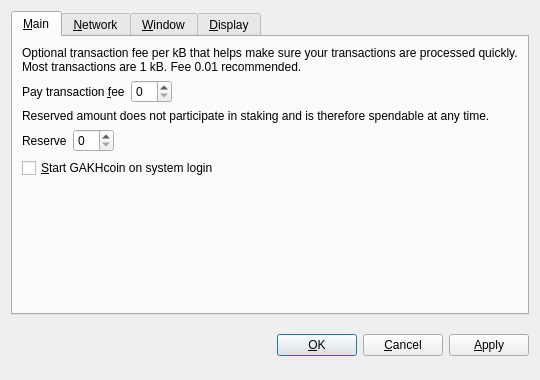
<?xml version="1.0" encoding="UTF-8"?>
<ui version="4.0">
 <class>OptionsDialog</class>
 <widget class="QDialog" name="OptionsDialog">
  <property name="geometry">
   <rect>
    <x>0</x>
    <y>0</y>
    <width>540</width>
    <height>380</height>
   </rect>
  </property>
  <property name="windowTitle">
   <string>Options</string>
  </property>
  <property name="modal">
   <bool>true</bool>
  </property>
  <layout class="QVBoxLayout" name="verticalLayout">
   <item>
    <widget class="QTabWidget" name="tabWidget">
     <property name="tabPosition">
      <enum>QTabWidget::North</enum>
     </property>
     <property name="currentIndex">
      <number>0</number>
     </property>
     <widget class="QWidget" name="tabMain">
      <attribute name="title">
       <string>&amp;Main</string>
      </attribute>
      <layout class="QVBoxLayout" name="verticalLayout_Main">
       <item>
        <widget class="QLabel" name="transactionFeeInfoLabel">
         <property name="text">
          <string>Optional transaction fee per kB that helps make sure your transactions are processed quickly. Most transactions are 1 kB. Fee 0.01 recommended.</string>
         </property>
         <property name="textFormat">
          <enum>Qt::PlainText</enum>
         </property>
         <property name="wordWrap">
          <bool>true</bool>
         </property>
        </widget>
       </item>
       <item>
        <layout class="QHBoxLayout" name="horizontalLayoutFee">
         <item>
          <widget class="QLabel" name="transactionFeeLabel">
           <property name="text">
            <string>Pay transaction &amp;fee</string>
           </property>
           <property name="textFormat">
            <enum>Qt::PlainText</enum>
           </property>
           <property name="buddy">
            <cstring>transactionFee</cstring>
           </property>
          </widget>
         </item>
         <item>
          <widget class="BitcoinAmountField" name="transactionFee"/>
         </item>
         <item>
          <spacer name="horizontalSpacerFee">
           <property name="orientation">
            <enum>Qt::Horizontal</enum>
           </property>
           <property name="sizeHint" stdset="0">
            <size>
             <width>40</width>
             <height>20</height>
            </size>
           </property>
          </spacer>
         </item>
        </layout>
       </item>
       <item>
        <widget class="QLabel" name="reserveBalanceInfoLabel">
         <property name="text">
          <string>Reserved amount does not participate in staking and is therefore spendable at any time.</string>
         </property>
         <property name="textFormat">
          <enum>Qt::PlainText</enum>
         </property>
         <property name="wordWrap">
          <bool>true</bool>
         </property>
        </widget>
       </item>
       <item>
        <layout class="QHBoxLayout" name="horizontalLayoutReserveBalance">
         <item>
          <widget class="QLabel" name="reserveBalanceLabel">
           <property name="text">
            <string>Reserve</string>
           </property>
           <property name="textFormat">
            <enum>Qt::PlainText</enum>
           </property>
           <property name="buddy">
            <cstring>reserveBalance</cstring>
           </property>
          </widget>
         </item>
         <item>
          <widget class="BitcoinAmountField" name="reserveBalance"/>
         </item>
         <item>
          <spacer name="horizontalSpacerReserveBalance">
           <property name="orientation">
            <enum>Qt::Horizontal</enum>
           </property>
           <property name="sizeHint" stdset="0">
            <size>
             <width>40</width>
             <height>20</height>
            </size>
           </property>
          </spacer>
         </item>
        </layout>
       </item>
       <item>
        <widget class="QCheckBox" name="bitcoinAtStartup">
         <property name="toolTip">
          <string>Automatically start GAKHcoin after logging in to the system.</string>
         </property>
         <property name="text">
          <string>&amp;Start GAKHcoin on system login</string>
         </property>
        </widget>
       </item>
       <item>
        <spacer name="verticalSpacer_Main">
         <property name="orientation">
          <enum>Qt::Vertical</enum>
         </property>
         <property name="sizeHint" stdset="0">
          <size>
           <width>20</width>
           <height>40</height>
          </size>
         </property>
        </spacer>
       </item>
      </layout>
     </widget>
     <widget class="QWidget" name="tabNetwork">
      <attribute name="title">
       <string>&amp;Network</string>
      </attribute>
      <layout class="QVBoxLayout" name="verticalLayout_Network">
       <item>
        <widget class="QCheckBox" name="mapPortUpnp">
         <property name="toolTip">
          <string>Automatically open the GAKHcoin client port on the router. This only works when your router supports UPnP and it is enabled.</string>
         </property>
         <property name="text">
          <string>Map port using &amp;UPnP</string>
         </property>
        </widget>
       </item>
       <item>
        <widget class="QCheckBox" name="connectSocks">
         <property name="toolTip">
          <string>Connect to the GAKHcoin network through a SOCKS proxy (e.g. when connecting through Tor).</string>
         </property>
         <property name="text">
          <string>&amp;Connect through SOCKS proxy:</string>
         </property>
        </widget>
       </item>
       <item>
        <layout class="QHBoxLayout" name="horizontalLayout_Network">
         <item>
          <widget class="QLabel" name="proxyIpLabel">
           <property name="text">
            <string>Proxy &amp;IP:</string>
           </property>
           <property name="textFormat">
            <enum>Qt::PlainText</enum>
           </property>
           <property name="buddy">
            <cstring>proxyIp</cstring>
           </property>
          </widget>
         </item>
         <item>
          <widget class="QValidatedLineEdit" name="proxyIp">
           <property name="maximumSize">
            <size>
             <width>140</width>
             <height>16777215</height>
            </size>
           </property>
           <property name="toolTip">
            <string>IP address of the proxy (e.g. 127.0.0.1)</string>
           </property>
          </widget>
         </item>
         <item>
          <widget class="QLabel" name="proxyPortLabel">
           <property name="text">
            <string>&amp;Port:</string>
           </property>
           <property name="textFormat">
            <enum>Qt::PlainText</enum>
           </property>
           <property name="buddy">
            <cstring>proxyPort</cstring>
           </property>
          </widget>
         </item>
         <item>
          <widget class="QLineEdit" name="proxyPort">
           <property name="maximumSize">
            <size>
             <width>55</width>
             <height>16777215</height>
            </size>
           </property>
           <property name="toolTip">
            <string>Port of the proxy (e.g. 9050)</string>
           </property>
          </widget>
         </item>
         <item>
          <widget class="QLabel" name="socksVersionLabel">
           <property name="text">
            <string>SOCKS &amp;Version:</string>
           </property>
           <property name="textFormat">
            <enum>Qt::PlainText</enum>
           </property>
           <property name="buddy">
            <cstring>socksVersion</cstring>
           </property>
          </widget>
         </item>
         <item>
          <widget class="QValueComboBox" name="socksVersion">
           <property name="toolTip">
            <string>SOCKS version of the proxy (e.g. 5)</string>
           </property>
          </widget>
         </item>
         <item>
          <spacer name="horizontalSpacer_Network">
           <property name="orientation">
            <enum>Qt::Horizontal</enum>
           </property>
           <property name="sizeHint" stdset="0">
            <size>
             <width>40</width>
             <height>20</height>
            </size>
           </property>
          </spacer>
         </item>
        </layout>
       </item>
       <item>
        <spacer name="verticalSpacer_Network">
         <property name="orientation">
          <enum>Qt::Vertical</enum>
         </property>
         <property name="sizeHint" stdset="0">
          <size>
           <width>20</width>
           <height>40</height>
          </size>
         </property>
        </spacer>
       </item>
      </layout>
     </widget>
     <widget class="QWidget" name="tabWindow">
      <attribute name="title">
       <string>&amp;Window</string>
      </attribute>
      <layout class="QVBoxLayout" name="verticalLayout_Window">
       <item>
        <widget class="QCheckBox" name="minimizeToTray">
         <property name="toolTip">
          <string>Show only a tray icon after minimizing the window.</string>
         </property>
         <property name="text">
          <string>&amp;Minimize to the tray instead of the taskbar</string>
         </property>
        </widget>
       </item>
       <item>
        <widget class="QCheckBox" name="minimizeOnClose">
         <property name="toolTip">
          <string>Minimize instead of exit the application when the window is closed. When this option is enabled, the application will be closed only after selecting Quit in the menu.</string>
         </property>
         <property name="text">
          <string>M&amp;inimize on close</string>
         </property>
        </widget>
       </item>
       <item>
        <spacer name="verticalSpacer_Window">
         <property name="orientation">
          <enum>Qt::Vertical</enum>
         </property>
         <property name="sizeHint" stdset="0">
          <size>
           <width>20</width>
           <height>40</height>
          </size>
         </property>
        </spacer>
       </item>
      </layout>
     </widget>
     <widget class="QWidget" name="tabDisplay">
      <attribute name="title">
       <string>&amp;Display</string>
      </attribute>
      <layout class="QVBoxLayout" name="verticalLayout_Display">
       <item>
        <layout class="QHBoxLayout" name="horizontalLayout_1_Display">
         <item>
          <widget class="QLabel" name="langLabel">
           <property name="text">
            <string>User Interface &amp;language:</string>
           </property>
           <property name="textFormat">
            <enum>Qt::PlainText</enum>
           </property>
           <property name="buddy">
            <cstring>lang</cstring>
           </property>
          </widget>
         </item>
         <item>
          <widget class="QValueComboBox" name="lang">
           <property name="toolTip">
            <string>The user interface language can be set here. This setting will take effect after restarting GAKHcoin.</string>
           </property>
          </widget>
         </item>
        </layout>
       </item>
       <item>
        <layout class="QHBoxLayout" name="horizontalLayout_2_Display">
         <item>
          <widget class="QLabel" name="unitLabel">
           <property name="text">
            <string>&amp;Unit to show amounts in:</string>
           </property>
           <property name="textFormat">
            <enum>Qt::PlainText</enum>
           </property>
           <property name="buddy">
            <cstring>unit</cstring>
           </property>
          </widget>
         </item>
         <item>
          <widget class="QValueComboBox" name="unit">
           <property name="toolTip">
            <string>Choose the default subdivision unit to show in the interface and when sending coins.</string>
           </property>
          </widget>
         </item>
        </layout>
       </item>
       <item>
        <widget class="QCheckBox" name="displayAddresses">
         <property name="toolTip">
          <string>Whether to show GAKHcoin addresses in the transaction list or not.</string>
         </property>
         <property name="text">
          <string>&amp;Display addresses in transaction list</string>
         </property>
        </widget>
       </item>
       <item>
        <widget class="QCheckBox" name="coinControlFeatures">
         <property name="toolTip">
          <string>Whether to show coin control features or not.</string>
         </property>
         <property name="text">
          <string>Display coin &amp;control features (experts only!)</string>
         </property>
        </widget>
       </item>
       <item>
        <spacer name="verticalSpacer_Display">
         <property name="orientation">
          <enum>Qt::Vertical</enum>
         </property>
         <property name="sizeHint" stdset="0">
          <size>
           <width>20</width>
           <height>40</height>
          </size>
         </property>
        </spacer>
       </item>
      </layout>
     </widget>
    </widget>
   </item>
   <item>
    <layout class="QHBoxLayout" name="horizontalLayout_Buttons">
     <item>
      <spacer name="horizontalSpacer_1">
       <property name="orientation">
        <enum>Qt::Horizontal</enum>
       </property>
       <property name="sizeHint" stdset="0">
        <size>
         <width>40</width>
         <height>48</height>
        </size>
       </property>
      </spacer>
     </item>
     <item>
      <widget class="QLabel" name="statusLabel">
       <property name="font">
        <font>
         <weight>75</weight>
         <bold>true</bold>
        </font>
       </property>
       <property name="text">
        <string/>
       </property>
       <property name="textFormat">
        <enum>Qt::PlainText</enum>
       </property>
       <property name="wordWrap">
        <bool>true</bool>
       </property>
      </widget>
     </item>
     <item>
      <spacer name="horizontalSpacer_2">
       <property name="orientation">
        <enum>Qt::Horizontal</enum>
       </property>
       <property name="sizeHint" stdset="0">
        <size>
         <width>40</width>
         <height>48</height>
        </size>
       </property>
      </spacer>
     </item>
     <item>
      <widget class="QPushButton" name="okButton">
       <property name="text">
        <string>&amp;OK</string>
       </property>
      </widget>
     </item>
     <item>
      <widget class="QPushButton" name="cancelButton">
       <property name="text">
        <string>&amp;Cancel</string>
       </property>
       <property name="autoDefault">
        <bool>false</bool>
       </property>
      </widget>
     </item>
     <item>
      <widget class="QPushButton" name="applyButton">
       <property name="text">
        <string>&amp;Apply</string>
       </property>
       <property name="autoDefault">
        <bool>false</bool>
       </property>
      </widget>
     </item>
    </layout>
   </item>
  </layout>
 </widget>
 <customwidgets>
  <customwidget>
   <class>BitcoinAmountField</class>
   <extends>QSpinBox</extends>
   <header>bitcoinamountfield.h</header>
  </customwidget>
  <customwidget>
   <class>QValueComboBox</class>
   <extends>QComboBox</extends>
   <header>qvaluecombobox.h</header>
  </customwidget>
  <customwidget>
   <class>QValidatedLineEdit</class>
   <extends>QLineEdit</extends>
   <header>qvalidatedlineedit.h</header>
  </customwidget>
 </customwidgets>
 <resources/>
 <connections/>
</ui>
